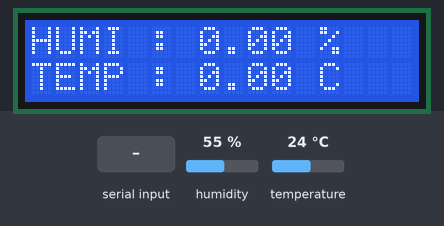
A sketch run on a simulated Arduino Uno, built with avr-gcc and run on an emulated ATmega328P. On the bench: 16×2 character LCD. Inputs (shaded band) come from the test bench; at power-on: humidity 55 %, temperature 24 °C. What the sketch prints to the serial monitor is not drawn.

Above: at 1.2 s.
1.3 s: "1" received over the second serial link
At 2.9 s:
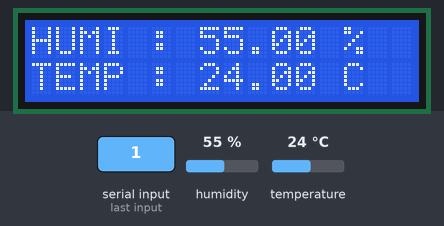
Timing chart, 0 to 4.4 s (numbered marks = the images above; inputs shaded):
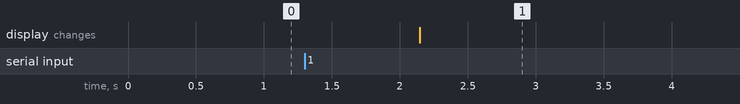

Measured:
- after the input at 1.3 s, the display: changes after 0.84 s (image 1)

The sketch:

dht11_lcd_lib_bt.ino
```cpp
#include <SoftwareSerial.h>
#include <Wire.h>
#include <DHT11.h>
#include <LiquidCrystal_I2C.h>

int ths = A0;
int i;
byte p_data;
float humi, temp;

DHT11 dht11(ths);
LiquidCrystal_I2C lcd(0x27, 16, 2);
SoftwareSerial BTSerial(2, 3);

void setup() {
  // put your setup code here, to run once:
  Serial.begin(9600);
  BTSerial.begin(9600);
  lcd.init();
  lcd.home();
  lcd.backlight();
}

void loop() {
  // put your main code here, to run repeatedly:
  int i;
  int p_data;
  if(BTSerial.available() > 0){
    p_data = BTSerial.read();
    i = dht11.read(humi, temp);
    if(i == 0){
      if(p_data == 1){
        Serial.print("Temperature : ");
        Serial.println(temp);
        BTSerial.print("현재 온도 : ");
        BTSerial.print(temp, 0);
        BTSerial.print(" C deg");
      }
      if(p_data == 2){
        Serial.print(" Humidity : ");
        Serial.println(humi);
        BTSerial.print("현재 습도 : ");
        BTSerial.print(humi, 0);
        BTSerial.print(" %");
      }
      else{
        Serial.print("Error No : ");
        Serial.println(i);
      }
    }
  }
  lcd.setCursor(0, 0);
  lcd.print("HUMI : ");
  lcd.print(humi);
  lcd.print(" %");
  lcd.setCursor(0, 1);
  lcd.print("TEMP : ");
  lcd.print(temp);
  lcd.print(" C");
  delay(2000);
}
```
